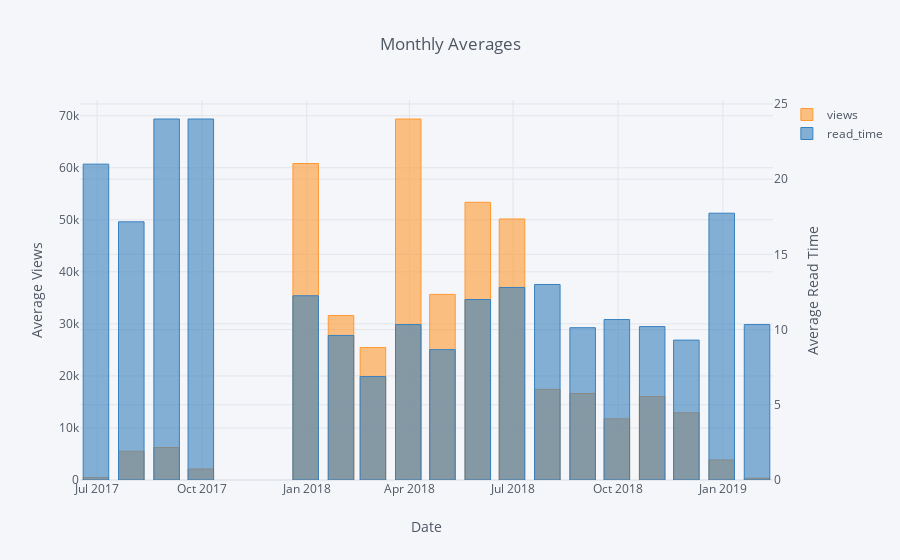

The cell this chart's notebook holds for it:
### Markdown cell above
If we want to put two very different ranges on the same graph, we can just use a secondary y-axis.

### Code cell
df2 = df[['views', 'read_time',
          'published_date']].set_index('published_date').resample('M').mean()

df2.iplot(
    kind='bar',
    xTitle='Date',
    secondary_y='read_time',
    secondary_y_title='Average Read Time',
    yTitle='Average Views',
    title='Monthly Averages')

### Figure 1 — Plotly figure (JSON) as saved in the notebook; plotly's stock layout.template omitted (floating-point values rounded to 4 significant figures)
{"data": [{"marker": {"color": "rgba(255, 153, 51, 0.6)", "line": {"color": "rgba(255, 153, 51, 1.0)", "width": 1}}, "name": "views", "orientation": "v", "text": "", "type": "bar", "uid": "4fde97e8-2081-4278-9dd3-5ee3964e3fd7", "x": ["2017-06-30", "2017-07-31", "2017-08-31", "2017-09-30", "2017-10-31", "2017-11-30", "2017-12-31", "2018-01-31", "2018-02-28", "2018-03-31", "2018-04-30", "2018-05-31", "2018-06-30", "2018-07-31", "2018-08-31", "2018-09-30", "2018-10-31", "2018-11-30", "2018-12-31", "2019-01-31"], "y": [463.7, 5521.0, 6243.0, 2113, "", "", 60820.0, 31620.0, 25460.0, 69370.0, 35670.0, 53370.0, 50160.0, 17410, 16620.0, 11760.0, 16040.0, 12920.0, 3845.0, 354.3]}, {"marker": {"color": "rgba(55, 128, 191, 0.6)", "line": {"color": "rgba(55, 128, 191, 1.0)", "width": 1}}, "name": "read_time", "orientation": "v", "text": "", "type": "bar", "uid": "ae5e6931-27b5-41c4-874d-11ae808b3e18", "x": ["2017-06-30", "2017-07-31", "2017-08-31", "2017-09-30", "2017-10-31", "2017-11-30", "2017-12-31", "2018-01-31", "2018-02-28", "2018-03-31", "2018-04-30", "2018-05-31", "2018-06-30", "2018-07-31", "2018-08-31", "2018-09-30", "2018-10-31", "2018-11-30", "2018-12-31", "2019-01-31"], "xaxis": "x", "y": [21, 17.17, 24, 24, "", "", 12.25, 9.611, 6.875, 10.33, 8.667, 12, 12.8, 13, 10.12, 10.67, 10.2, 9.3, 17.74, 10.33], "yaxis": "y2"}], "layout": {"legend": {"bgcolor": "#F5F6F9", "font": {"color": "#4D5663"}}, "paper_bgcolor": "#F5F6F9", "plot_bgcolor": "#F5F6F9", "title": "Monthly Averages", "titlefont": {"color": "#4D5663"}, "xaxis": {"gridcolor": "#E1E5ED", "showgrid": true, "tickfont": {"color": "#4D5663"}, "title": "Date", "titlefont": {"color": "#4D5663"}, "zerolinecolor": "#E1E5ED"}, "yaxis": {"gridcolor": "#E1E5ED", "showgrid": true, "tickfont": {"color": "#4D5663"}, "title": "Average Views", "titlefont": {"color": "#4D5663"}, "zerolinecolor": "#E1E5ED"}, "yaxis2": {"anchor": "x", "gridcolor": "#E1E5ED", "overlaying": "y", "showgrid": true, "side": "right", "tickfont": {"color": "#4D5663"}, "title": "Average Read Time", "titlefont": {"color": "#4D5663"}, "zerolinecolor": "#E1E5ED"}}}
